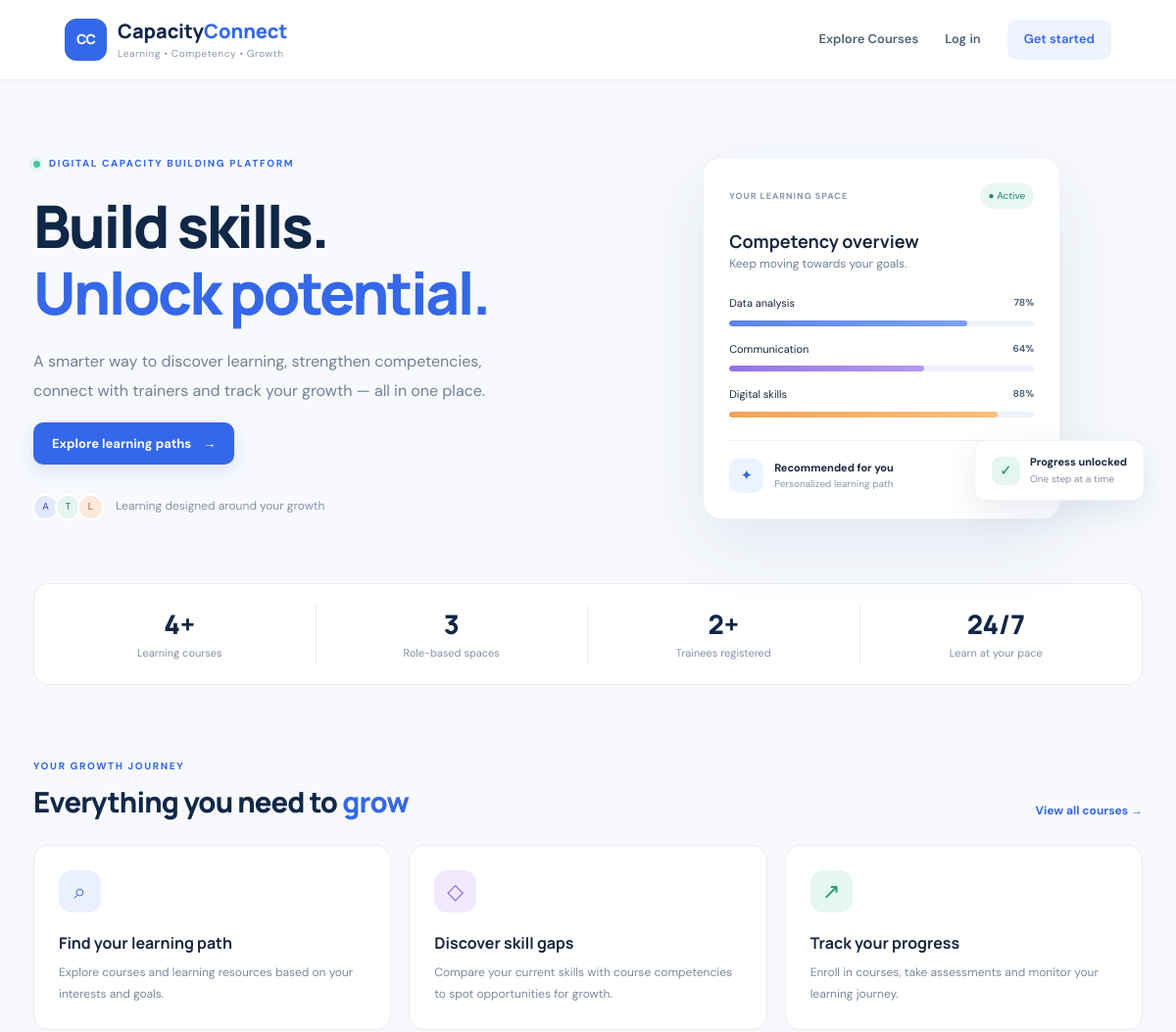
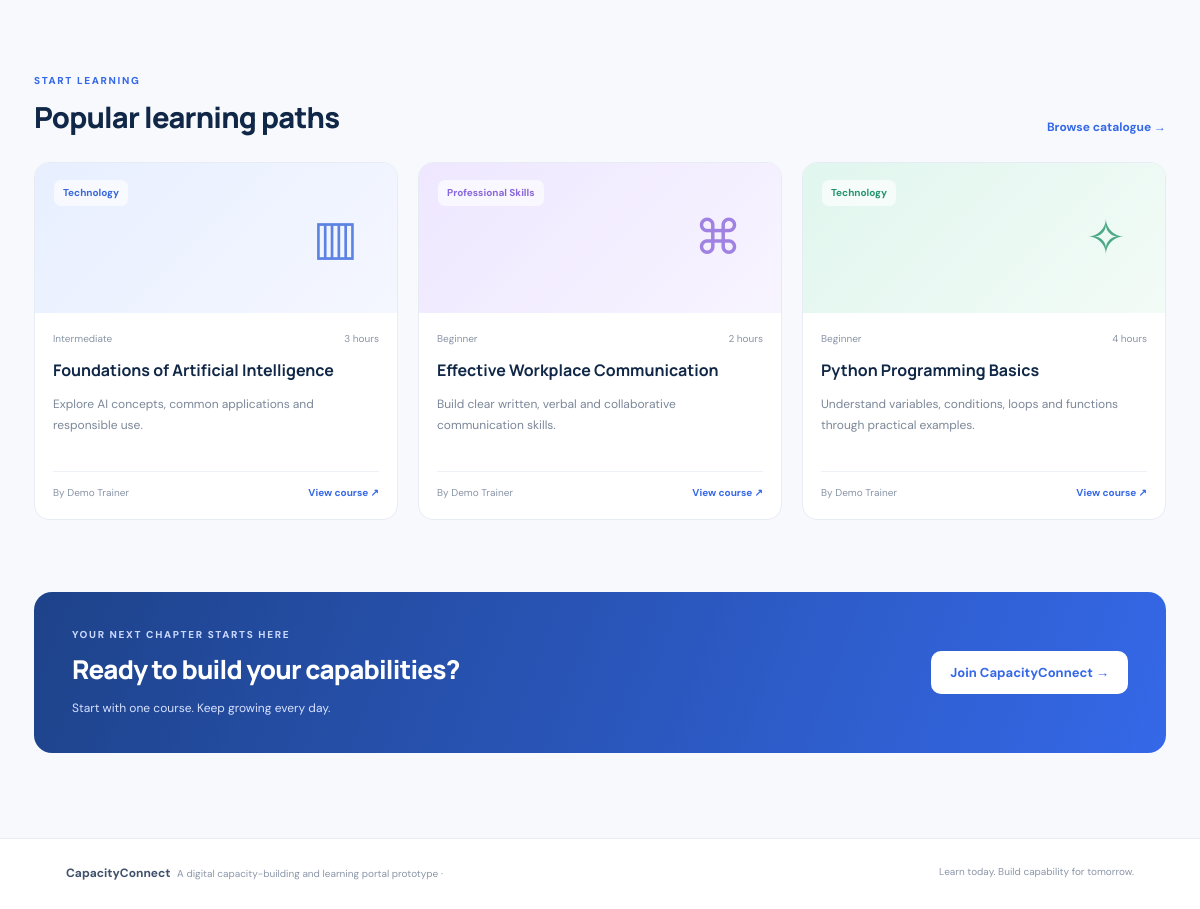
The page / on the database its author committed (2 pictures, top to bottom).
### tables this page shows
CREATE TABLE courses(
      id INTEGER PRIMARY KEY AUTOINCREMENT, title TEXT NOT NULL, description TEXT NOT NULL,
      category TEXT NOT NULL, skills TEXT NOT NULL, level TEXT DEFAULT 'Beginner',
      duration TEXT DEFAULT '2 hours', trainer_id INTEGER, created_at TIMESTAMP DEFAULT CURRENT_TIMESTAMP,
      FOREIGN KEY(trainer_id) REFERENCES users(id)
    );

CREATE TABLE users(
      id INTEGER PRIMARY KEY AUTOINCREMENT, name TEXT NOT NULL, email TEXT UNIQUE NOT NULL,
      password TEXT NOT NULL, role TEXT NOT NULL CHECK(role IN ('trainee','trainer','admin')),
      skills TEXT DEFAULT '', created_at TIMESTAMP DEFAULT CURRENT_TIMESTAMP
    );

### app.py (the view)
@app.route("/")
def home():
    conn = db()
    courses = conn.execute("SELECT courses.*, users.name AS trainer_name FROM courses LEFT JOIN users ON users.id=courses.trainer_id ORDER BY courses.id DESC LIMIT 3").fetchall()
    total_courses = conn.execute("SELECT COUNT(*) FROM courses").fetchone()[0]
    total_users = conn.execute("SELECT COUNT(*) FROM users WHERE role='trainee'").fetchone()[0]
    conn.close()
    return render_template("home.html", courses=courses, total_courses=total_courses, total_users=total_users)

### app.py (called while the page is built)
def db():
    conn = sqlite3.connect(DB_PATH)
    conn.row_factory = sqlite3.Row
    conn.execute("PRAGMA foreign_keys = ON")
    return conn

def current_user():
    if not session.get("user_id"): return None
    conn = db()
    user = conn.execute("SELECT * FROM users WHERE id=?", (session["user_id"],)).fetchone()
    conn.close()
    return user

@app.context_processor
def inject_user():
    return {"current_user": current_user()}

### templates/home.html
{% extends "base.html" %}{% block title %}Capacity Connect | Build Your Skills{% endblock %}
{% block content %}
<section class="hero">
  <div class="hero-copy"><div class="eyebrow"><span class="dot"></span> DIGITAL CAPACITY BUILDING PLATFORM</div>
    <h1>Build skills.<br><span>Unlock potential.</span></h1>
    <p>A smarter way to discover learning, strengthen competencies, connect with trainers and track your growth — all in one place.</p>
<a class="btn primary" href="{{ url_for('course_list') }}">
    Explore learning paths <span>→</span>
</a>
  <div class="trust-row"><div class="avatar-stack"><span>A</span><span>T</span><span>L</span></div><span>Learning designed around your growth</span></div>
  </div>
  <div class="hero-visual"><div class="visual-glow"></div><div class="learning-card main-card"><div class="card-top"><span class="tiny-label">YOUR LEARNING SPACE</span><span class="status-pill">● Active</span></div><h3>Competency overview</h3><p class="muted">Keep moving towards your goals.</p><div class="skill-line"><div><span>Data analysis</span><b>78%</b></div><div class="progress"><i style="width:78%"></i></div></div><div class="skill-line"><div><span>Communication</span><b>64%</b></div><div class="progress purple"><i style="width:64%"></i></div></div><div class="skill-line"><div><span>Digital skills</span><b>88%</b></div><div class="progress orange"><i style="width:88%"></i></div></div><div class="next-course"><div class="course-icon">✦</div><div><b>Recommended for you</b><small>Personalized learning path</small></div><span>↗</span></div></div><div class="floating-note"><span class="check-icon">✓</span><div><b>Progress unlocked</b><small>One step at a time</small></div></div></div>
</section>
<section class="stats"><div><strong>{{ total_courses }}+</strong><span>Learning courses</span></div><div><strong>3</strong><span>Role-based spaces</span></div><div><strong>{{ total_users }}+</strong><span>Trainees registered</span></div><div><strong>24/7</strong><span>Learn at your pace</span></div></section>
<section class="section"><div class="section-heading"><div><div class="eyebrow">YOUR GROWTH JOURNEY</div><h2>Everything you need to <span>grow</span></h2></div><a class="text-link" href="{{ url_for('course_list') }}">View all courses →</a></div>
<div class="feature-grid"><article class="feature-card"><div class="feature-icon blue">⌕</div><h3>Find your learning path</h3><p>Explore courses and learning resources based on your interests and goals.</p></article><article class="feature-card"><div class="feature-icon violet">◇</div><h3>Discover skill gaps</h3><p>Compare your current skills with course competencies to spot opportunities for growth.</p></article><article class="feature-card"><div class="feature-icon green">↗</div><h3>Track your progress</h3><p>Enroll in courses, take assessments and monitor your learning journey.</p></article></div></section>
<section class="section course-section"><div class="section-heading"><div><div class="eyebrow">START LEARNING</div><h2>Popular learning paths</h2></div><a class="text-link" href="{{ url_for('course_list') }}">Browse catalogue →</a></div><div class="course-grid">{% for c in courses %}<article class="course-card"><div class="course-art art-{{ loop.index }}"><span>{{ c['category'] }}</span><b>{% if loop.index == 1 %}▥{% elif loop.index == 2 %}⌘{% else %}✧{% endif %}</b></div><div class="course-body"><div class="course-meta"><span>{{ c['level'] }}</span><span>{{ c['duration'] }}</span></div><h3>{{ c['title'] }}</h3><p>{{ c['description'] }}</p><div class="course-bottom"><span>By {{ c['trainer_name'] or 'Capacity Connect' }}</span><a href="{{ url_for('course_detail',course_id=c['id']) }}">View course ↗</a></div></div></article>{% endfor %}</div></section>
<section class="cta"><div><div class="eyebrow">YOUR NEXT CHAPTER STARTS HERE</div><h2>Ready to build your capabilities?</h2><p>Start with one course. Keep growing every day.</p></div><a class="btn light" href="{{ url_for('register') }}">Join CapacityConnect →</a></section>
{% endblock %}

### rows shown on the page
courses: category "Technology", level "Intermediate", duration "3 hours", title "Foundations of Artificial Intelligence", description "Explore AI concepts, common applications and responsible use.", name "Demo Trainer"
courses: category "Professional Skills", level "Beginner", duration "2 hours", title "Effective Workplace Communication", description "Build clear written, verbal and collaborative communication skills.", name "Demo Trainer"
courses: category "Technology", level "Beginner", duration "4 hours", title "Python Programming Basics", description "Understand variables, conditions, loops and functions through practical examples.", name "Demo Trainer"

### other values the page prints
{{ total_courses }} "4"
{{ total_users }} "2"
